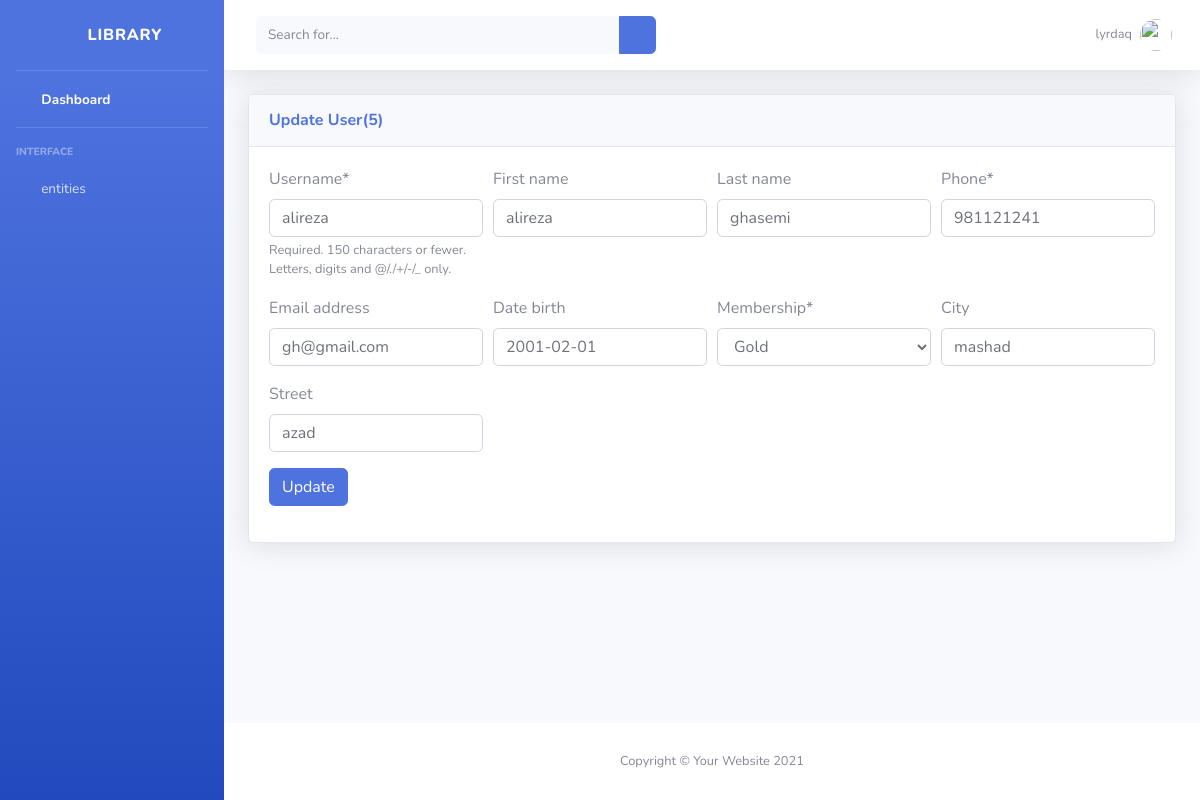
The app's page /account/user/5/update (signed in) with its own data.
### account/models.py (models this page shows, shortened)
class User(AbstractUser):
    MEMBERSHIP_CHOICES = [
        ('B','Bronze'),
        ('D','Gold'),
        ('S','Silver'),
    ]
    phone = models.CharField(max_length=200)
    date_birth = models.DateField(blank=True, null=True)
    membership = models.CharField(max_length=1,
        choices=MEMBERSHIP_CHOICES, default='B')

### Address/models.py (models this page shows)
class Address(models.Model):
    objects = AddressManager()
    city = models.CharField(max_length=200)
    street = models.CharField(max_length=200)
    content_type = models.ForeignKey(ContentType,
        on_delete=models.CASCADE)
    object_id = models.PositiveIntegerField()
    content_object = GenericForeignKey('content_type', 'object_id')
    class Meta:
        unique_together   = ('content_type', 'object_id')

### account/views.py (the view, shortened to what this page needs)
# urls.py: path('user/<int:pk>/update', UserUpdateView.as_view() , name='userupdate'),
class UserUpdateView(LoginRequiredMixin,AdminRequiredMixin,UpdateView):
    model = User
    form_class = UserCreateForm
    template_name = 'account/userupdate.html'
    context_object_name = 'userobj'
    def get_form(self, form_class=None):
        form = super().get_form(form_class)
        user = self.object
        address = Address.objects.get_address_for(User,user.pk)
        form.fields['city'].initial = address.city
        form.fields['street'].initial = address.street
        return form

### account/forms.py (shortened to what this page needs)
class UserCreateForm(ModelForm):
    city = forms.CharField(required=False)
    street = forms.CharField(required=False)
    class Meta:
        model = User
        fields = ['username','first_name','last_name',
            'email','phone','date_birth','membership','city','street']

### Address/models.py (called while the page is built)
    def get_address_for(self, obj_type, obj_id):
        content_type = ContentType.objects.get_for_model(obj_type)
        address = Address.objects.filter(
            content_type=content_type,
            object_id=obj_id
        )
        if address:
            return address[0]
        return Address(city='',street='')

### Book/mixins.py (called while the page is built)
    def dispatch(self, request, *args, **kwargs):
        if self.request.user.is_staff == True:
            return super().dispatch(request, *args, **kwargs)
        else:
            return HttpResponse('<h2>you are not admin</h2>')

### templates/account/userupdate.html (shortened to what this page needs)
{% extends "book/base.html" %}
{% load crispy_forms_tags %}
{% load static %}
{% block sidepanel %}
<ul class="navbar-nav bg-gradient-primary sidebar sidebar-dark accordion" id="accordionSidebar">
    <a class="sidebar-brand d-flex align-items-center justify-content-center" href="index.html">
        <div class="sidebar-brand-icon rotate-n-15">
            <i class="fas fa-laugh-wink"></i>
        </div>
        <div class="sidebar-brand-text mx-3"> Library</div>
    </a>
    <hr class="sidebar-divider my-0">
    <li class="nav-item active">
        <a class="nav-link" href="{% url 'book:home' %}">
            <i class="fas fa-fw fa-tachometer-alt"></i>
            <span>Dashboard</span></a>
    </li>
    <hr class="sidebar-divider">
    <div class="sidebar-heading">
        Interface
    </div>
    <li class="nav-item">
        <a class="nav-link collapsed" href="#" data-toggle="collapse" data-target="#collapseTwo"
            aria-expanded="true" aria-controls="collapseTwo">
            <i class="fas fa-fw fa-cog"></i>
            <span>entities</span>
        </a>
    </li>
</ul>
{% endblock sidepanel %}
{% block content %}
<div id="content">
<nav class="navbar navbar-expand navbar-light bg-white topbar mb-4 static-top shadow">
    <form method="GET" action="{% url 'book:booklist' %}"
            class="d-none d-sm-inline-block form-inline mr-auto ml-md-3 my-2 my-md-0 mw-100 navbar-search">
            <div class="input-group">
                <input name="keyword" type="text" class="form-control bg-light border-0 small" placeholder="Search for..."
                    aria-label="Search" aria-describedby="basic-addon2">
                <div class="input-group-append">
                    <button class="btn btn-primary" type="submit">
                        <i class="fas fa-search fa-sm"></i>
                    </button>
                </div>
            </div>
        </form>
    <ul class="navbar-nav ml-auto">
        <li class="nav-item dropdown no-arrow">
            <a class="nav-link dropdown-toggle" href="#" id="userDropdown" role="button"
                data-toggle="dropdown" aria-haspopup="true" aria-expanded="false">
                <span class="mr-2 d-none d-lg-inline text-gray-600 small">{{user.username}}</span>
                <img class="img-profile rounded-circle"
                    src="{% static 'img/undraw_profile.svg' %}">
            </a>
        </li>
    </ul>
</nav>
<div class="container-fluid">
    <div class="card shadow mb-4">
        <div class="card-header py-3">
            <h6 class="m-0 font-weight-bold text-primary">Update User({{userobj.id}})</h6>
        </div>
        <div class="card-body">
            <form method="POST">{% csrf_token %}
                <div class="form-row">
                    <div class="form-group col-md-3 mb-0">
                        {{ form.username|as_crispy_field }}
                    </div>
                    <div class="form-group col-md-3 mb-0">
                        {{ form.first_name|as_crispy_field }}
                    </div>
                    <div class="form-group col-md-3 mb-0">
                        {{ form.last_name|as_crispy_field }}
                    </div>
                    <div class="form-group col-md-3 mb-0">
                        {{ form.phone|as_crispy_field }}
                    </div>
                    <div class="form-group col-md-3 mb-0">
                        {{ form.email|as_crispy_field }}
                    </div>
                    <div class="form-group col-md-3 mb-0">
                        {{ form.date_birth|as_crispy_field }}
                    </div>
                    <div class="form-group col-md-3 mb-0">
                        {{ form.membership|as_crispy_field }}
                    </div>
                    {% if form.city and form.street %}
                        <div class="form-group col-md-3 mb-0">
                            {{ form.city|as_crispy_field }}
                        </div>
                        <div class="form-group col-md-3 mb-0">
                            {{ form.street|as_crispy_field }}
                        </div>
                    {% endif %}
                </div>
                <div class="form-group">
                    <button class="btn btn-primary" type="submit">Update</button>
                </div>
            </form>
        </div>
    </div>
</div>
</div>
{% endblock %}

### records on screen
User: username "lyrdaq"
User: id "5", username "alireza", first_name "alireza", last_name "ghasemi", phone "981121241", email "gh@gmail.com", date_birth "2001-02-01", membership "Gold"
Address: city "mashad", street "azad"
